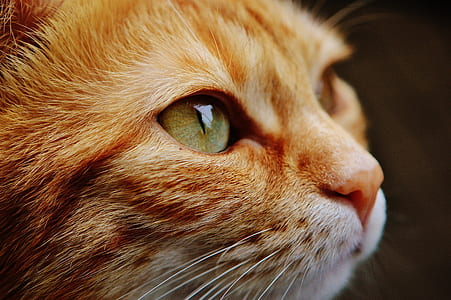
#> input picture week01/input/chelsea.jpg, 451 x 300 px
$ jupyter execute task01.ipynb
#> lines starting #> are read from the running program, lines starting #| are printed output that depends on the picture
# Imports

[cell 1]
import cv2 as cv
import numpy as np
import matplotlib.pyplot as plt

### `cv2.imread(filename, flags)`
Loads an image from a file.
```python
image = cv2.imread(filename, flags)
```
- **filename**: Image file path.
- **flags** *(optional)*:
  - `cv2.IMREAD_UNCHANGED` or `-1`
  - `cv2.IMREAD_GRAYSCALE` or `0`
  - `cv2.IMREAD_COLOR` or `1` (default)
- Returns a NumPy array containing the image.

[cell 2]
file = "./input/chelsea.jpg"
img = cv.imread(file)
#> img is the input picture: shape (300, 451, 3); mean B, G, R 58.4, 88.5, 123.1
if img is None:
    print("File Not Found")
    raise FileNotFoundError("Image not found.")
with np.printoptions( threshold=5, edgeitems=2):
    print(f"Image array: {img}")
#> (printed output is left out)
print(f"Dimensions: {img.ndim}")
#| Dimensions: 3
cv.imshow("window", img)
cv.waitKey(0)
cv.destroyAllWindows()

The `img` 3-dimensional NumPy array of shape (rows, columns, channels), where each pixel contains three values representing the BGR color channels.

### `cv2.imwrite(filename, image)`
Saves an image to a file.
```python
success = cv2.imwrite(filename, image)
```
- **filename**: Output file path. The extension determines the image format.
- **image**: NumPy array containing the image.
- Returns `True` if the image is saved successfully, otherwise `False`.

[cell 3]
if (cv.imwrite("output/chelsea.png", img)):
    print("Image saved successfully")
else:
    print("Failed to save image")

### `cv2.cvtColor(src, code)`
Converts an image from one color space to another.
```python
dst = cv2.cvtColor(src, code)
```
- **src**: Source image (NumPy array).
- **code**: Color conversion code.
- Returns a NumPy array containing the converted image.

[cell 4]
gray_img = cv.cvtColor(img, cv.COLOR_BGR2GRAY)
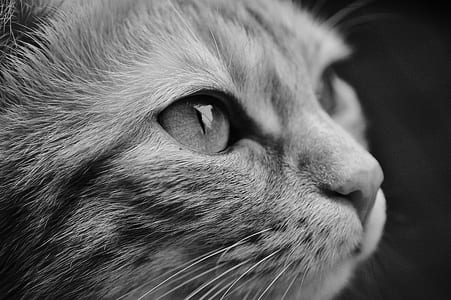
#> gray_img: shape (300, 451); min 0, max 251, mean 95.5
cv.imwrite('output/chelsea_gray.png', gray_img)
#> Out = True

## `image.shape`

Returns the dimensions of an image stored as a NumPy array.
`shape` is a **NumPy array attribute**, not an OpenCV function.
```python
image.shape
```
- Returns a tuple containing the dimensions of the image.
- For a **color image**: (height, width, channels)
- For a **grayscale image**: (height, width)

[cell 5]
print("For color image")
print(f"Shape: {img.shape} (height, width, channels)")
#| Shape: (300, 451, 3) (height, width, channels)
print(f"Data Type: {img.dtype} (each pixel value occupies 8 bits)")
#| Data Type: uint8 (each pixel value occupies 8 bits)
print(f"Pixel values range b/w: {img.min()} - {img.max()}")
#| Pixel values range b/w: 0 - 255

print("\nFor gray img")
print(f"Shape: {gray_img.shape} (height, width)")
#| Shape: (300, 451) (height, width)
print(f"Data Type: {gray_img.dtype} (each pixel value occupies 8 bits)")
#| Data Type: uint8 (each pixel value occupies 8 bits)
print(f"Pixel values range b/w: {gray_img.min()} - {img.max()}")
#| Pixel values range b/w: 0 - 255

### BGR vs RGB vs Grayscale

The figure below compares:
- Original BGR image shown directly in Matplotlib
- Correct RGB image
- Grayscale image

The BGR image appears with incorrect colors because Matplotlib assumes the channels are arranged as RGB.

[cell 6]
plt.figure(figsize=(15,5))

# Subplot Containing colour image (BGR)
plt.subplot(1,3,1)
plt.imshow(img)
plt.title("BGR (Incorrect Colors)")
plt.axis("off")

# Subplot Containing colour image (RGB)
rgb_img = cv.cvtColor(img, cv.COLOR_BGR2RGB)
plt.subplot(1,3,2)
plt.imshow(rgb_img)
plt.title("RGB (Correct Colors)")
plt.axis("off")

# Subplot Containing gray image
gray_img = cv.cvtColor(img, cv.COLOR_BGR2GRAY)
plt.subplot(1,3,3)
# If cmap is not set to grey The mad plot lip We'll expect Three values RGB
# @param `gray_img` is a 2D array containing values 0-255 (Black-White)
plt.imshow(gray_img, cmap="gray")
plt.title("Grayscale")
plt.axis("off")

plt.tight_layout()
plt.savefig("output/1_channels.png")
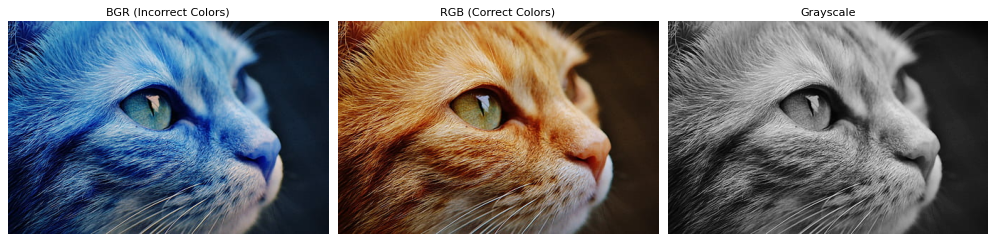
#> figure drawn by matplotlib, 3 panels; B, G, R data is drawn as R, G, B
plt.show()
